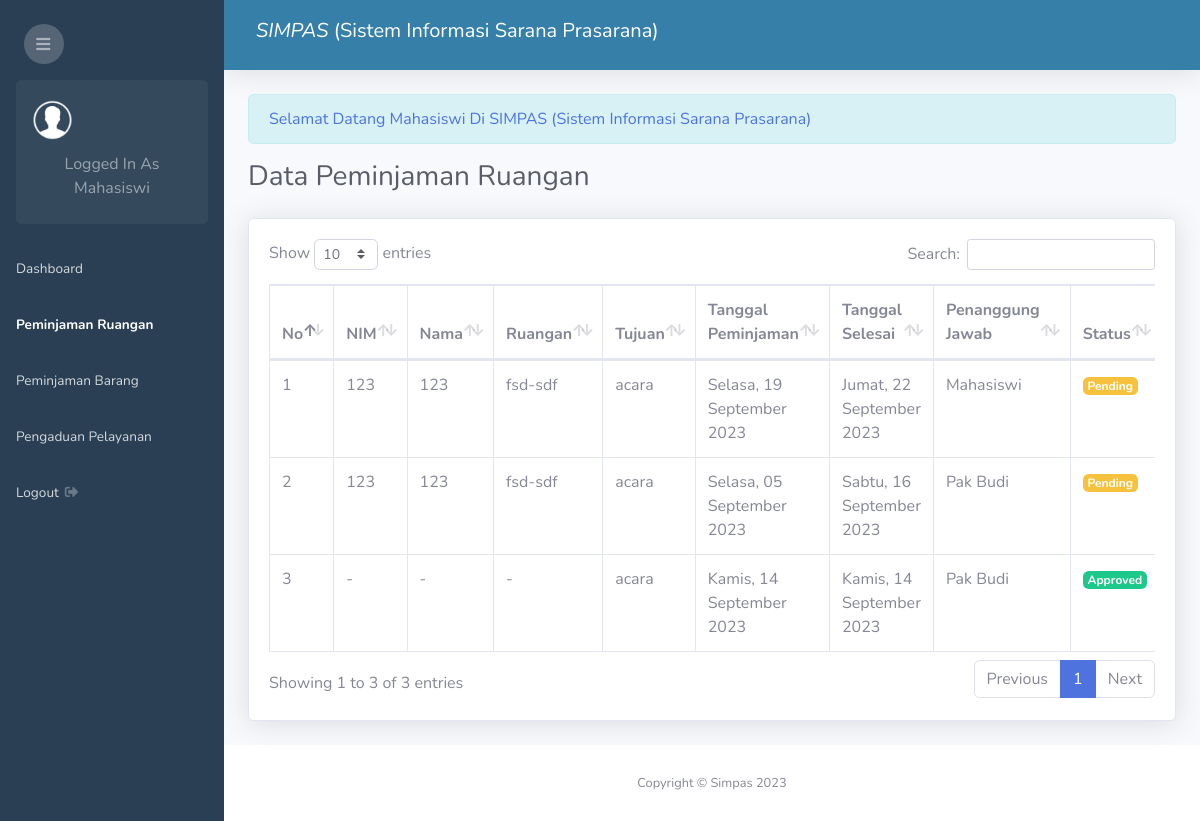
/admin.php?page=peminjaman-ruangan (signed in), run on the app's committed database.
### tables this page shows
CREATE TABLE `peminjaman_ruangan` (
  `id_peminjaman_ruangan` int(11) NOT NULL,
  `mahasiswa_id` int(11) NOT NULL,
  `ruangan_id` int(11) NOT NULL,
  `tujuan` text NOT NULL,
  `tanggal_peminjaman` date NOT NULL,
  `tanggal_selesai` date NOT NULL,
  `status` enum('Approved','Disapproved','Pending') NOT NULL DEFAULT 'Pending',
  `pj` varchar(100) DEFAULT NULL,
  `created_at` timestamp NOT NULL DEFAULT current_timestamp(),
  `user_id` int(11) DEFAULT NULL
);

CREATE TABLE `mahasiswa` (
  `id_mahasiswa` int(11) NOT NULL,
  `nama_mahasiswa` varchar(200) NOT NULL,
  `nim` varchar(50) NOT NULL,
  `semester` int(11) NOT NULL,
  `prodi` varchar(100) NOT NULL,
  `password` varchar(100) NOT NULL
);

CREATE TABLE `ruangan` (
  `id_ruangan` int(11) NOT NULL,
  `nama_ruangan` varchar(100) NOT NULL,
  `lokasi` varchar(50) NOT NULL
);

### date_formatter.php (called while the page is built, shortened)
<?php
function formatDateIndonesia2($timestamp) {
    $dateTime = new DateTime($timestamp);
    $formattedDate = $dateTime->format('l, d F Y');
    $dayTranslation = [
        'Monday'    => 'Senin',
        'Tuesday'   => 'Selasa',
        'Wednesday' => 'Rabu',
        'Thursday'  => 'Kamis',
        'Friday'    => 'Jumat',
        'Saturday'  => 'Sabtu',
        'Sunday'    => 'Minggu',
    ];
    $monthTranslation = [
        'January'   => 'Januari',
        'February'  => 'Februari',
        'March'     => 'Maret',
        'April'     => 'April',
        'May'       => 'Mei',
        'June'      => 'Juni',
        'July'      => 'Juli',
        'August'    => 'Agustus',
        'September' => 'September',
        'October'   => 'Oktober',
        'November'  => 'November',
        'December'  => 'Desember',
    ];
    foreach ($dayTranslation as $en => $id) {
        $formattedDate = str_replace($en, $id, $formattedDate);
    }
    foreach ($monthTranslation as $en => $id) {
        $formattedDate = str_replace($en, $id, $formattedDate);
    }
    return $formattedDate;
}
?>

### peminjaman_ruangan/index.php (the view, shortened to what this page needs)
<?php require 'date_formatter.php'; ?>
<div class="d-sm-flex align-items-center justify-content-between mb-4">
    <h1 class="h3 mb-0 text-gray-800">Data Peminjaman Ruangan</h1>
</div>
<div class="card shadow mb-4">
    <div class="card-body">
        <div class="table-responsive">
            <?php if($_SESSION['level'] == 'user') { ?>
            <table class="table table-bordered" id="dataTable" width="100%" cellspacing="0">
                <thead>
                    <tr>
                        <th>No</th>
                        <th>Ruangan</th>
                        <th>Tujuan</th>
                        <th>Tanggal Peminjaman</th>
                        <th>Tanggal Selesai</th>
                        <th>Penanggung Jawab</th>
                        <th>Status</th>
                        <th>Aksi</th>
                    </tr>
                </thead>
                <tbody>
                <?php
                    $id_mahasiswa = $_SESSION['id'];
                    $no = 1;
                    $sql = mysqli_query($conn, "SELECT * FROM peminjaman_ruangan LEFT JOIN ruangan ON peminjaman_ruangan.ruangan_id = ruangan.id_ruangan WHERE mahasiswa_id = '$id_mahasiswa' ORDER BY id_peminjaman_ruangan DESC");
                    while($row = mysqli_fetch_assoc($sql)){
                ?>
                <tr>
                    <td><?php echo $no++ ?></td>
                    <td><?php echo $row['nama_ruangan'] == '' ? '-' : $row['nama_ruangan'] .'-'. $row['lokasi']; ?></td>
                    <td><?php echo $row['tujuan'] == '' ? '-' : $row['tujuan']; ?></td>
                    <td><?php echo formatDateIndonesia2($row['tanggal_peminjaman']) ?></td>
                    <td><?php echo formatDateIndonesia2($row['tanggal_selesai']) ?></td>
                    <td><?php echo $row['pj'] == null ? '-' : $row['pj'] ?></td>
                    <td>
                        <?php if($row['status'] == "Pending"){ ?>
                            <span class="badge badge-warning"><?php echo $row['status'] ?></span>
                        <?php } elseif($row['status'] == "Disapproved") { ?>
                            <span class="badge badge-danger"><?php echo $row['status'] ?></span>
                        <?php } else { ?>
                            <span class="badge badge-success"><?php echo $row['status'] ?></span>
                        <?php } ?>
                    </td>
                    <td>
                        <a class="btn btn-sm btn-primary" href="admin.php?page=view-peminjaman-ruangan&id=<?php echo $row['id_peminjaman_ruangan'] ?>">View</a>
                    </td>
                </tr>
                <?php } ?>
                </tbody>
            </table>
            <?php }else{ ?>
                <table class="table table-bordered" id="dataTable" width="100%" cellspacing="0">
                <thead>
                    <tr>
                        <th>No</th>
                        <th>NIM</th>
                        <th>Nama</th>
                        <th>Ruangan</th>
                        <th>Tujuan</th>
                        <th>Tanggal Peminjaman</th>
                        <th>Tanggal Selesai</th>
                        <th>Penanggung Jawab</th>
                        <th>Status</th>
                    </tr>
                </thead>
                <tbody>
                <?php
                    $no = 1;
                    $sql = mysqli_query($conn, "SELECT * FROM peminjaman_ruangan LEFT JOIN ruangan ON peminjaman_ruangan.ruangan_id = ruangan.id_ruangan LEFT JOIN mahasiswa ON peminjaman_ruangan.mahasiswa_id = mahasiswa.id_mahasiswa ORDER BY peminjaman_ruangan.id_peminjaman_ruangan DESC");
                    while($row = mysqli_fetch_assoc($sql)){
                ?>
                <tr>
                    <td><?php echo $no++ ?></td>
                    <td><?php echo $row['nim'] == '' ? '-' : $row['nim']; ?></td>
                    <td><?php echo $row['nama_mahasiswa'] == '' ? '-' : $row['nama_mahasiswa']; ?></td>
                    <td><?php echo $row['nama_ruangan'] == '' ? '-' : $row['nama_ruangan'] .'-'. $row['lokasi'];?></td>
                    <td><?php echo $row['tujuan'] == '' ? '-' : $row['tujuan'];?></td>
                    <td><?php echo formatDateIndonesia2($row['tanggal_peminjaman']) ?></td>
                    <td><?php echo formatDateIndonesia2($row['tanggal_selesai']) ?></td>
                    <td><?php echo $row['pj'] ?></td>
                    <td>
                        <?php if($row['status'] == "Pending"){ ?>
                            <span class="badge badge-warning"><?php echo $row['status'] ?></span>
                        <?php } elseif($row['status'] == "Disapproved") { ?>
                            <span class="badge badge-danger"><?php echo $row['status'] ?></span>
                        <?php } else { ?>
                            <span class="badge badge-success"><?php echo $row['status'] ?></span>
                        <?php } ?>
                    </td>
                </tr>
                <?php } ?>
                </tbody>
            </table>
            <?php } ?>
        </div>
    </div>
</div>

### data on the page
peminjaman_ruangan: mahasiswa.nim "123", mahasiswa.nama_mahasiswa "123", ruangan.nama_ruangan "fsd", ruangan.lokasi "sdf", tujuan "acara", tanggal_peminjaman "Selasa, 19 September 2023", tanggal_selesai "Jumat, 22 September 2023", pj "Mahasiswi", status "Pending"
peminjaman_ruangan: mahasiswa.nim "123", mahasiswa.nama_mahasiswa "123", ruangan.nama_ruangan "fsd", ruangan.lokasi "sdf", tujuan "acara", tanggal_peminjaman "Selasa, 05 September 2023", tanggal_selesai "Sabtu, 16 September 2023", pj "Pak Budi", status "Pending"
peminjaman_ruangan: tujuan "acara", tanggal_peminjaman "Kamis, 14 September 2023", tanggal_selesai "Kamis, 14 September 2023", pj "Pak Budi", status "Approved"

### other printed values
$_SESSION['level'] "Mahasiswi"
